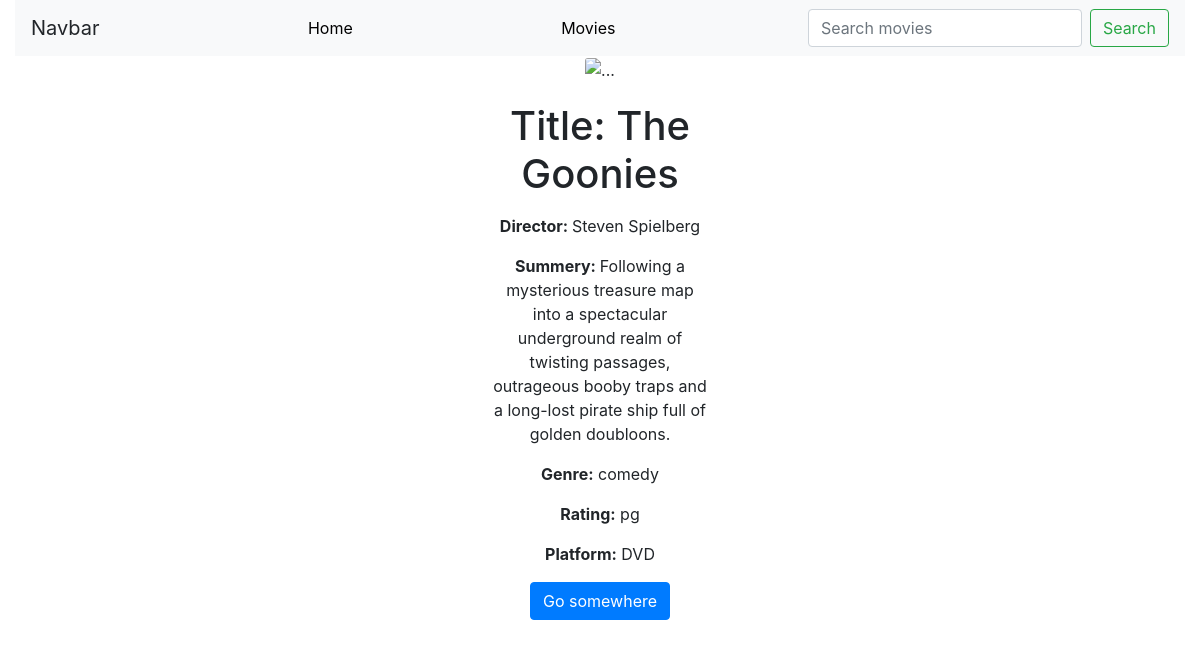
The page /manager/movies/1 on the database its author committed.
### manager/models.py (models this page shows, shortened)
class Movie(models.Model):
    title = models.CharField(max_length=200)
    image_url = models.CharField(max_length= 2083, null = False)
    director = models.ForeignKey('Director', on_delete=models.SET_NULL, null = True)
    summery = models.TextField(max_length=1000, help_text='Enter a brief discription of the movie')
    genre = models.ManyToManyField(Genre, help_text='Select a genre for this movie')
    delivery = models.ManyToManyField(DeliveryType, help_text='Select delivery type for this movie')
    rating = models.ManyToManyField(Rating, help_text = 'What is the moved rated?')

class Director(models.Model):
    first_name = models.CharField(max_length=100)
    last_name = models.CharField(max_length=100)
    def __str__(self):
        return f'{self.first_name} {self.last_name}'

class Genre(models.Model):
    name = models.CharField(max_length=255, help_text='Enter movie genre here')
    def __str__(self):
        return self.name

class Rating(models.Model):
    rated = models.CharField(max_length = 5)
    def __str__(self):
        return self.rated

class DeliveryType(models.Model):
    delivered = models.CharField(max_length=3, help_text='Enter delivery type')
    def __str__(self):
        return self.delivered

### manager/views.py (the view)
# urls.py: path('movies/<pk>', views.MovieDetailView.as_view(), name='movie-detail'),
class MovieDetailView(generic.DetailView):
    model = Movie

### manager/templates/manager/movie_detail.html (shortened to what this page needs)
{% extends 'base.html' %}
{% load static %}
{% block content %}
<div class="container centered" style="width: 18rem;">
        <img src="..." class="card-img-top" alt="...">
        <div class="card-body">
          <h1>Title: {{movie.title}}</h1>
          <p class="">
                <p><strong>Director: </strong>{{ movie.director }}</p>
                <p><strong>Summery: </strong>{{ movie.summery }}</p>
                <p><strong>Genre:</strong> {% for genre in movie.genre.all %} {{ genre }}{% if not forloop.last %}, {% endif %}{% endfor %}</p>
                <p><strong>Rating:</strong> {% for rating in movie.rating.all %} {{ rating }}{% if not forloop.last %}, {% endif %}{% endfor %}</p>
                <p><strong>Platform:</strong> {% for delivery in movie.delivery.all %} {{ delivery }}{% if not forloop.last %}, {% endif %}{% endfor %}</p>
          </p>
          <a href="#" class="btn btn-primary">Go somewhere</a>
        </div>
      </div>
{% endblock %}

### manager/templates/base.html (shortened to what this page needs)
<!DOCTYPE html>
<html lang="en">
<head>
  <link rel="stylesheet" href="https://stackpath.bootstrapcdn.com/bootstrap/4.1.3/css/bootstrap.min.css">
  {% load static %}
  <link rel="stylesheet" href="{% static 'css/styles.css' %}">
</head>
<body>
    {% block sidebar %}
  <div class="container-fluid">
          <nav class="navbar navbar-light bg-light">
              <a class="navbar-brand">Navbar</a>
              <a class="nav-link" href="{% url 'index' %}">Home <span class="sr-only">(current)</span></a>
              <a class="nav-link" href="{% url 'movies' %}">Movies</a>
              <form class="form-inline" action="{% url 'search-results' %}" method="GET" value="{{request.GET.q}}">
                  <input class="form-control mr-sm-2" type="text" name="q" value="{{request.GET.q}}" placeholder="Search movies"/>
                  <input  class="btn btn-outline-success my-2 my-sm-0" type="submit" name="submit" value="Search"/>
              </form>
            </nav>
          </div>
     {% endblock %}
{% block content %}{% endblock %}
</body>
</html>

### manager/static/css/styles.css (style rules this page uses)
body { text-align: center; }
a { color: black; }
.centered { text-align: center; text-overflow: none; }

### rows shown on the page
Movie: title "The Goonies", director "Steven Spielberg", summery "Following a mysterious treasure map into a spectacular underground realm of twisting passages, outrageous booby traps and a long-lost pirate ship full of golden doubloons."
Genre: name "comedy"
Rating: rated "pg"
DeliveryType: delivered "DVD"
